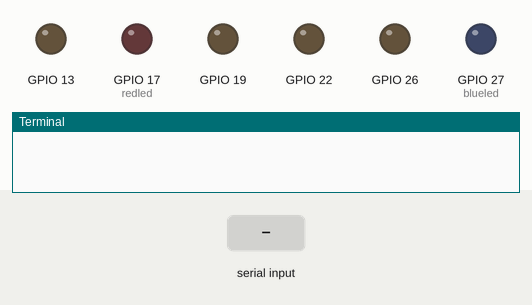
This program was run on a simulated Raspberry Pi (BCM pin numbers). On the bench: output pins drawn as LEDs (lit = HIGH), the last lines printed to the terminal. Dashed ring = blinking. The inputs (shaded band) are chosen by the test bench.

Above: at 1.2 s.
1.3 s: "b" typed at the terminal, then Enter
At 1.67 s:
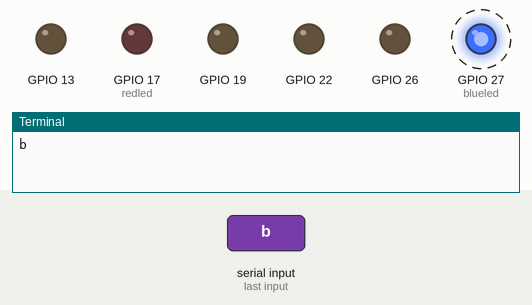
4.3 s: "r" typed at the terminal, then Enter
At 4.67 s:
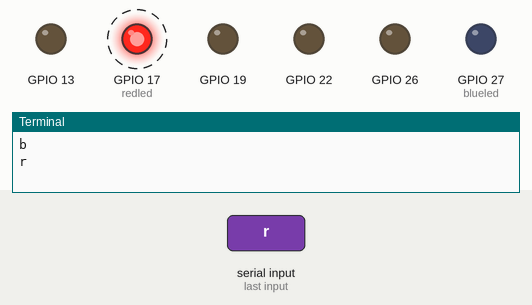
7.3 s: "1" typed at the terminal, then Enter
At 8.4 s:
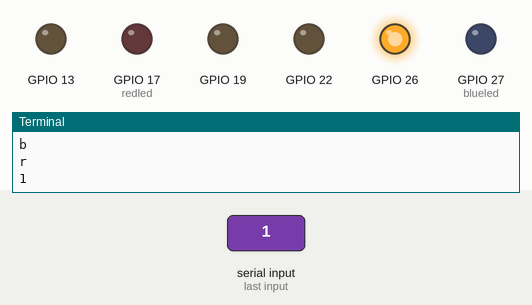
8.8 s: "5" typed at the terminal, then Enter
At 9.5 s:
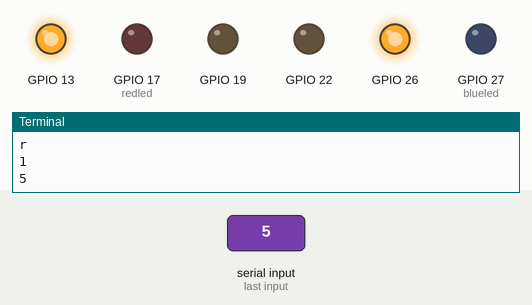
10.3 s: "90" typed at the terminal, then Enter
At 10.7 s:
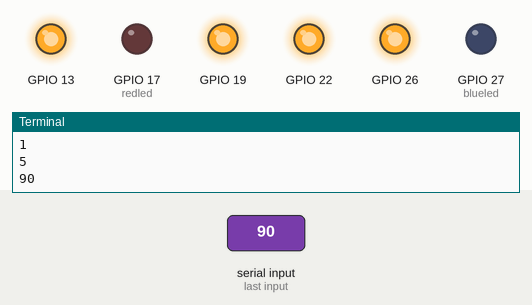
11.8 s: "b" typed at the terminal, then Enter
At 12.17 s:
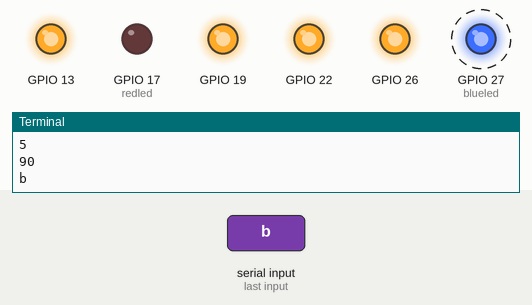
Timing chart, 0 to 15.3 s (numbered marks = the images above; inputs shaded):
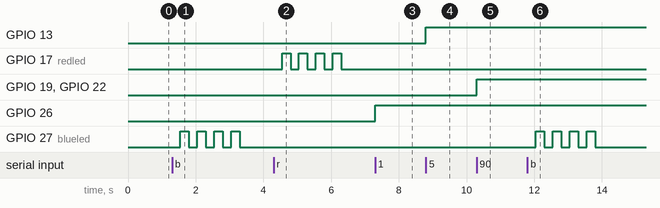

Measured:
- after the input at 1.3 s, GPIO 27 (blueled): alternates HIGH for 0.25 s and LOW for 0.25 s, 8 changes in all, then stays LOW, starting after 0.25 s
- after the input at 4.3 s, GPIO 17 (redled): alternates HIGH for 0.25 s and LOW for 0.25 s, 8 changes in all, then stays LOW, starting after 0.25 s
- after the input at 7.3 s, GPIO 26: LOW → HIGH at once
- after the input at 8.8 s, GPIO 13: LOW → HIGH at once
- after the input at 10.3 s, GPIO 19, GPIO 22: LOW → HIGH at once
- after the input at 11.8 s, GPIO 27 (blueled): alternates HIGH for 0.25 s and LOW for 0.25 s, 8 changes in all, then stays LOW, starting after 0.25 s

The program:

LEDtest.py
```python
'''
A very simple test of an LED strip
'''
import RPi.GPIO as GPIO
import time

GPIO.setwarnings(False)
GPIO.setmode(GPIO.BCM)

blueled = 27
redled = 17

GPIO.setup(blueled, GPIO.OUT)
GPIO.setup(redled, GPIO.OUT)

def blink(p, interval, repeats):
    for r in range(repeats):
        time.sleep(interval)
        GPIO.output(p, GPIO.HIGH)
        time.sleep(interval)
        GPIO.output(p, GPIO.LOW)

#blink(blueled, 0.5, 5)
#blink(redled, 0.25, 5)


ledstrip = {0 : 22,
           1 : 13,
           2 : 19,
           3 : 26}
for i in range(4):
    GPIO.setup(ledstrip[i], GPIO.OUT)

def to_binary(num):
    binary = []
    bases = [8,4,2,1]
    for b in bases:
        if num >=b :
            num = num-b
            binary.append(1)
        else:
            binary.append(0)

    return binary


def show_num(l, num):
    bin = to_binary(num)
    for i in range(4):
        if bin[i] == 1:
            GPIO.output(l[i], GPIO.HIGH)
        else:
            GPIO.output(l[i], GPIO.LOW)
while True:
    num = input()
    if num == "b":
        blink(blueled, 0.25,4)
    elif num == "r":
        blink(redled, 0.25, 4)
    else:
        show_num(ledstrip, int(num))
```
